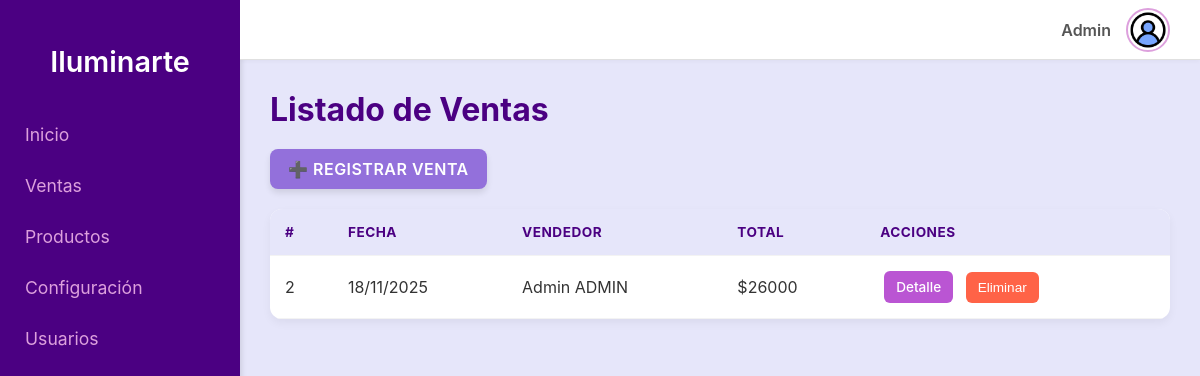
The page /listar_ventas/ (signed in) on the database its author committed.
### productos/models.py (models this page shows, shortened)
class Venta(models.Model):
    usuario = models.ForeignKey(User, on_delete=models.CASCADE)
    fecha = models.DateTimeField(auto_now_add=True)
    total = models.DecimalField(max_digits=10, decimal_places=0, default=0)

### productos/views.py (the view)
# urls.py: path('listar_ventas/', views.listar_ventas, name='listar_ventas'),
@login_required
@never_cache
def listar_ventas(request):
    ventas = Venta.objects.select_related('usuario').prefetch_related('detalles__producto').order_by('-fecha')
    return render(request, 'productos/listar_ventas.html', {'ventas': ventas})

### productos/templates/productos/listar_ventas.html (shortened to what this page needs)
{% extends 'base.html' %}
{% block content %}
<h1>Listado de Ventas</h1>
<a href="{% url 'registrar_venta' %}" class="btn-agregar">➕ Registrar venta</a>
<table>
  <thead>
    <tr>
      <th>#</th>
      <th>Fecha</th>
      <th>Vendedor</th>
      <th>Total</th>
      <th>Acciones</th>
    </tr>
  </thead>
  <tbody>
    {% for v in ventas %}
    <tr>
      <td>{{ v.id }}</td>
      <td>{{ v.fecha|date:"d/m/Y " }}</td>
      <td>{{ v.usuario.get_full_name|default:v.usuario.username }}</td>
      <td>${{ v.total }}</td>
      <td>
        <a class="btn btn-modificar" href="{% url 'modificar_venta' v.id %}">Detalle</a>
        <form method="POST" action="{% url 'eliminar_venta' v.id %}" style="display:inline;">
            <button type="submit" class="btn btn-eliminar"
                onclick="return confirm('¿Eliminar la venta #{{ v.id }}?')">Eliminar</button>
        </form>
      </td>
    </tr>
    {% empty %}
    <tr>
      <td colspan="5">No hay ventas registradas.</td>
    </tr>
    {% endfor %}
  </tbody>
</table>
{% endblock %}

### productos/templates/base.html (shortened to what this page needs)
<!DOCTYPE html>
<html lang="es">
<head>
  {% load static %}
  <link rel="stylesheet" href="{% static 'productos/style.css' %}">
</head>
<body>
  <div class="sidebar">
    <h2>Iluminarte</h2>
    <a href="{% url 'home' %}">Inicio</a>
    <a href="{% url 'listar_ventas' %}">Ventas</a>
    <a href="{% url 'productos_list' %}">Productos</a>
    <a href="#">Configuración</a>
    {% if perms.auth.view_user %}
      <a href="{% url 'usuarios_list' %}">Usuarios</a>
    {% endif %}
  </div>
  <div class="main-content">
    <div class="navbar">
      <div class="user-menu">
        <span class="user-name">{{ request.user.username }}</span>
        <img src="{% static 'productos/user.png' %}" alt="Usuario" class="user-avatar" id="user-avatar">
      </div>
    </div>
    <div class="container">
      {% block content %}
      {% endblock %}
    </div>
  </div>
</body>
</html>

### productos/static/productos/style.css (style rules this page uses)
body, html { margin: 0; padding: 0; height: 100%; font-family: -apple-system, BlinkMacSystemFont, "Segoe UI", Roboto, Helvetica, Arial, sans-serif; background-color: #f0f8ff; color: #333; }
body { display: flex; }
a { text-decoration: none; color: inherit; }
.sidebar { width: 240px; background-color: #4B0082; color: #ffffff; height: 100vh; position: fixed; top: 0; left: 0; padding-top: 20px; box-shadow: 2px 0 5px rgba(0, 0, 0, 0.1); box-sizing: border-box; }
.sidebar h2 { text-align: center; font-size: 1.8rem; font-weight: 600; margin-bottom: 30px; color: #ffffff; }
.sidebar a { display: block; padding: 15px 25px; font-size: 1.1rem; color: #DDA0DD; transition: background-color 0.3s ease, color 0.3s ease; }
.main-content { flex-grow: 1; margin-left: 240px; display: flex; flex-direction: column; height: 100vh; overflow-y: auto; }
.navbar { display: flex; justify-content: flex-end; align-items: center; background-color: #ffffff; padding: 10px 30px; height: 60px; border-bottom: 1px solid #e0e0e0; box-shadow: 0 2px 4px rgba(0, 0, 0, 0.03); box-sizing: border-box; position: sticky; top: 0; z-index: 10; }
.user-menu { position: relative; display: flex; align-items: center; cursor: pointer; }
.user-name { margin-right: 15px; font-weight: 600; color: #555; }
.user-avatar { width: 40px; height: 40px; border-radius: 50%; object-fit: cover; border: 2px solid #DDA0DD; }
.container { padding: 30px; flex-grow: 1; background-color: #E6E6FA; }
.container h1 { font-size: 2rem; color: #4B0082; margin-top: 0; margin-bottom: 20px; font-weight: 700; }
.btn-agregar { display: inline-block; padding: 10px 18px; margin-bottom: 20px; background-color: #9370DB; color: white; border-radius: 8px; font-weight: 600; font-size: 1rem; text-transform: uppercase; letter-spacing: 0.5px; transition: background-color 0.3s ease; box-shadow: 0 4px 6px rgba(0, 0, 0, 0.1); }
.container table { width: 100%; border-collapse: collapse; background-color: #ffffff; border-radius: 12px; overflow: hidden; box-shadow: 0 4px 10px rgba(0, 0, 0, 0.05); }
.container th, .container td { padding: 15px; text-align: left; border-bottom: 1px solid #f3f3f3; vertical-align: middle; }
.container thead th { background-color: #E6E6FA; color: #4B0082; font-weight: 700; text-transform: uppercase; font-size: 0.85rem; letter-spacing: 0.5px; }
.container td:last-child { white-space: nowrap; text-align:justify }
.btn { padding: 8px 12px; border: none; border-radius: 6px; font-size: 0.85rem; font-weight: 500; cursor: pointer; text-align: center; text-transform: capitalize; transition: background-color 0.2s ease, box-shadow 0.2s ease; display: inline-block; margin: 0 4px; }
.btn-modificar { background-color: #BA55D3; color: white; }
.btn-eliminar { background-color: #FF6347; color: white; }

### rows shown on the page
Venta: id "2", fecha "18/11/2025", usuario.get_full_name "Admin ADMIN", total "26000"

### other values the page prints
{{ request.user.username }} "Admin"
